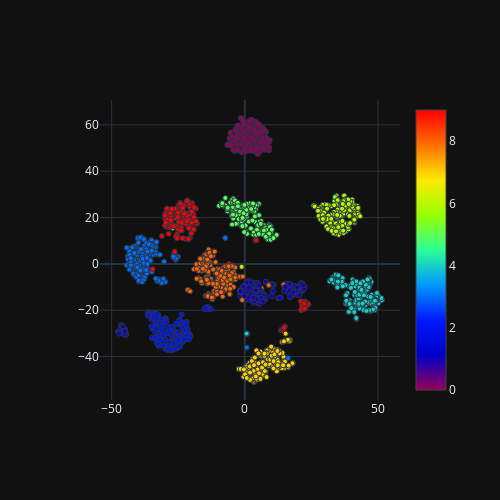

Here is the notebook cell this chart was saved with:
### Code cell
x, y = Loaddataset()
# tSNE
start = time.time()
pca_50 = PCA(n_components=50)
pca_result_50 = pca_50.fit_transform(x)

# Tip: you can calculate the principalComponents with tsne method:
# more information in https://scikit-learn.org/stable/modules/generated/sklearn.manifold.TSNE.html
# Please fill in the blanks below
# tsne = pass
tsne_pre = TSNE(n_components=2, random_state=42)
tsne = tsne_pre.fit_transform(pca_result_50)


print('Duration: {} seconds'.format(time.time() - start))

# plot the 2d vis results
plot_2d(tsne[:, 0], tsne[:, 1])
# plot_3d(tsne[:, 0], tsne[:, 1], tsne[:,2])

### Figure 1 — Plotly figure (JSON) as saved in the notebook; plotly's stock layout.template omitted (floating-point values rounded to 4 significant figures; data arrays with more than 128 entries replaced by an {"elided": "..."} marker saying what was removed)
{"data": [{"marker": {"color": {"elided": "1797 int values"}, "colorscale": [[0, "rgb(150,0,90)"], [0.125, "rgb(0,0,200)"], [0.25, "rgb(0,25,255)"], [0.375, "rgb(0,152,255)"], [0.5, "rgb(44,255,150)"], [0.625, "rgb(151,255,0)"], [0.75, "rgb(255,234,0)"], [0.875, "rgb(255,111,0)"], [1, "rgb(255,0,0)"]], "line": {"width": 1}, "showscale": true, "size": 5}, "mode": "markers", "type": "scatter", "x": {"elided": "1797 float values"}, "y": {"elided": "1797 float values"}}], "layout": {"height": 500, "margin": {"b": 100, "l": 100, "r": 100, "t": 100}, "width": 500}}
